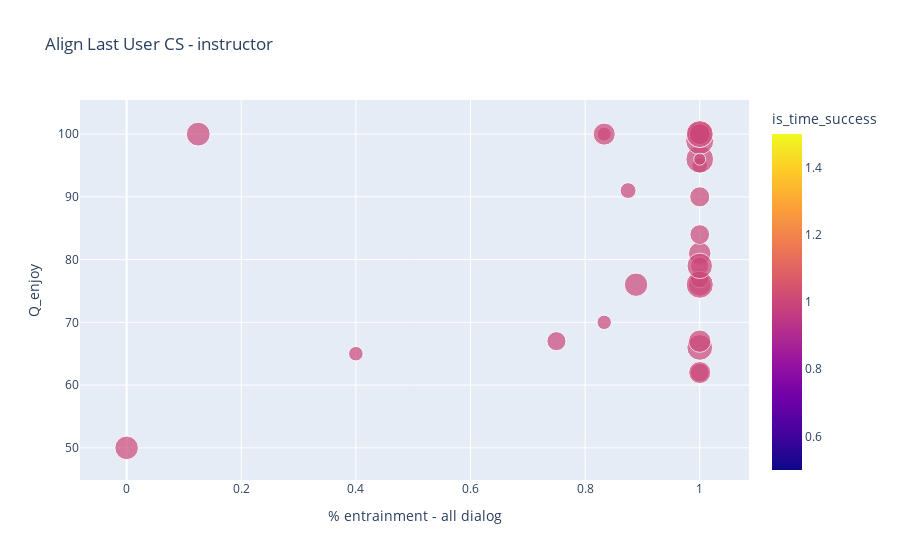

The notebook cell saved with this chart:
### Code cell
plot_2d(df=exp_df,
        x="% entrainment - all dialog",
        y="Q_enjoy",
        color='is_time_success',
        size='game_time',
        title=f'{exp} - {role}')

### Figure 1 — Plotly figure (JSON) as saved in the notebook; plotly's stock layout.template omitted (floating-point values rounded to 4 significant figures)
{"data": [{"hovertemplate": "% entrainment - all dialog=%{x}<br>Q_enjoy=%{y}<br>game_time=%{marker.size}<br>is_time_success=%{marker.color}<extra></extra>", "legendgroup": "", "marker": {"color": [1, 1, 1, 1, 1, 1, 1, 1, 1, 1, 1, 1, 1, 1, 1, 1, 1, 1, 1, 1, 1, 1, 1, 1, 1, 1, 1, 1, 1, 1, 1, 1, 1, 1, 1, 1], "coloraxis": "coloraxis", "size": [131, 126, 286, 108, 184, 253, 263, 345, 231, 220, 115, 155, 401, 102, 261, 190, 273, 185, 296, 288, 416, 173, 362, 189, 270, 88, 319, 227, 384, 211, 380, 254, 111, 75, 338, 203], "sizemode": "area", "sizeref": 1.04, "symbol": "circle"}, "mode": "markers", "name": "", "orientation": "v", "showlegend": false, "type": "scatter", "x": [0.875, 1, 0.8889, 0.8333, 1, 1, 1, 1, 1, 1, 1, 1, 1, 0.8333, 1, 0.75, 1, 1, 0.125, 0, 1, 1, 1, 1, 1, 1, 1, 1, 1, 1, 1, 0.8333, 0.4, 1, 1, 1], "xaxis": "x", "y": [91, 95, 76, 70, 62, 62, 81, 66, 100, 100, 100, 100, 96, 100, 67, 67, 76, 77, 100, 50, 99, 79, 100, 100, 100, 100, 100, 100, 76, 90, 100, 100, 65, 96, 79, 84], "yaxis": "y"}], "layout": {"coloraxis": {"colorbar": {"title": {"text": "is_time_success"}}, "colorscale": [[0, "#0d0887"], [0.1111, "#46039f"], [0.2222, "#7201a8"], [0.3333, "#9c179e"], [0.4444, "#bd3786"], [0.5556, "#d8576b"], [0.6667, "#ed7953"], [0.7778, "#fb9f3a"], [0.8889, "#fdca26"], [1, "#f0f921"]]}, "legend": {"itemsizing": "constant", "tracegroupgap": 0}, "title": {"text": "Align Last User CS - instructor"}, "xaxis": {"anchor": "y", "domain": [0, 1], "title": {"text": "% entrainment - all dialog"}}, "yaxis": {"anchor": "x", "domain": [0, 1], "title": {"text": "Q_enjoy"}}}}
